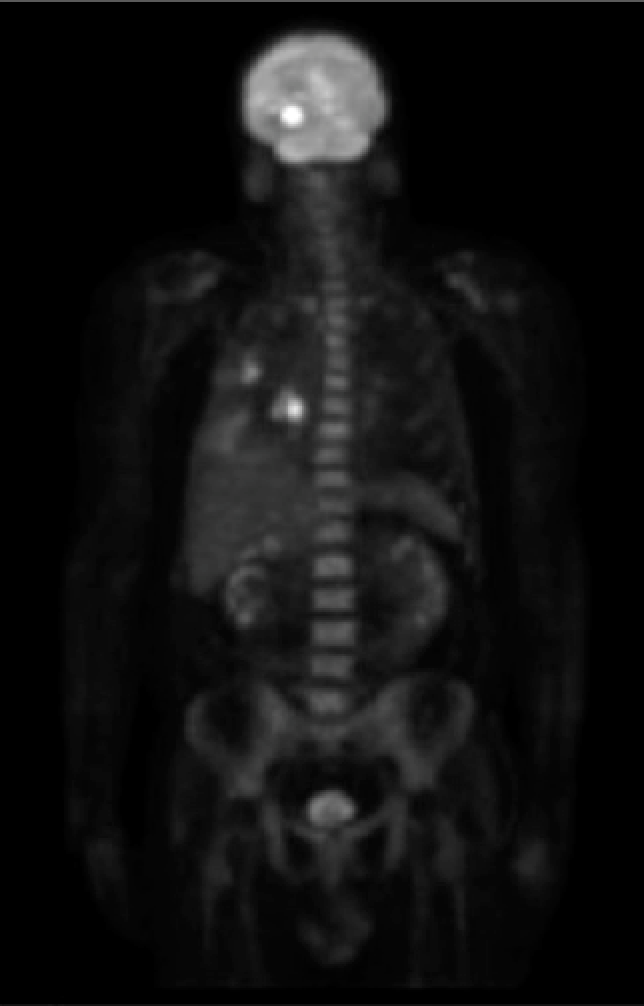
#> input picture clases/Cap05_Mejoramiento/Notebook/pet.png, 644 x 1006 px, found by its file name
$ jupyter execute TRAT05_FiltroHomomorfico.ipynb   (shell and % lines are left out)
#> lines starting #> are read from the running program, lines starting #| are printed output that depends on the picture
[cell 1]
import cv2
import numpy as np
import matplotlib.pyplot as plt
from   matplotlib.colors import LogNorm
from   scipy.fftpack     import fft2,ifft2,fftshift,ifftshift
from   scipy.ndimage     import gaussian_filter
from   scipy.signal      import fftconvolve

[cell 2]
X = cv2.imread('pet.png',0)
#> X: shape (1006, 644); min 0, max 255, mean 16.6
plt.figure(figsize=(30,15))
plt.imshow(X,cmap='gray')
plt.show()

[cell 3]
def plot_spectrum(X_ft,centered=True):
    # A logarithmic colormap
    if centered:
      X_ftc = fftshift(X_ft)
    else:
      X_ftc = X_ft
    plt.figure(figsize=(30,15))
    plt.imshow(np.abs(X_ftc), norm=LogNorm(vmin=5))
    plt.colorbar()

[cell 4]
f = X.astype('double')+1

(N,M) = f.shape
#> N = 1006; M = 644

P = 2*N
#> P = 2012
Q = 2*M
#> Q = 1288

gH = 0.5
gL = 0.2
dg = gH-gL

Do  = 2
Do2 = Do**2
c   = 0.5

D2 = np.zeros((P,Q))

H = D2

for u in range(P):
    for v in range(Q):
        D2[u,v] = ((u-P/2)**2+(v-Q/2)**2)
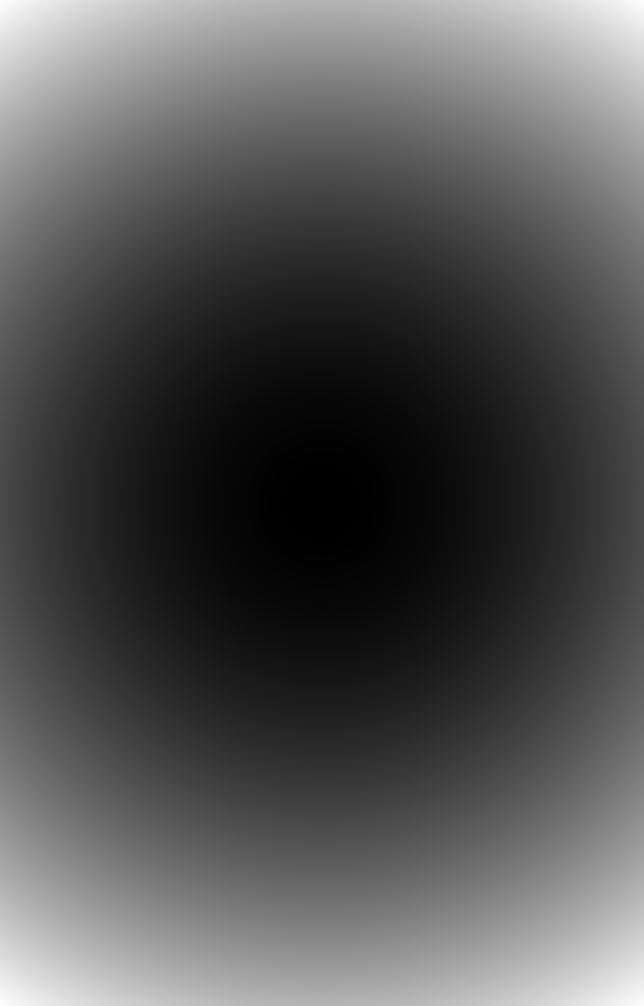
#> D2: shape (2012, 1288) float64 (shown at 1/2 size); min 0, max 1426772, mean 475591; drawn with min black and max white

for u in range(P):
    for v in range(Q):
        H[u,v] = dg*(1-np.exp(-c*D2[u,v]/Do2))+gL

[cell 5]
z = np.log(f)
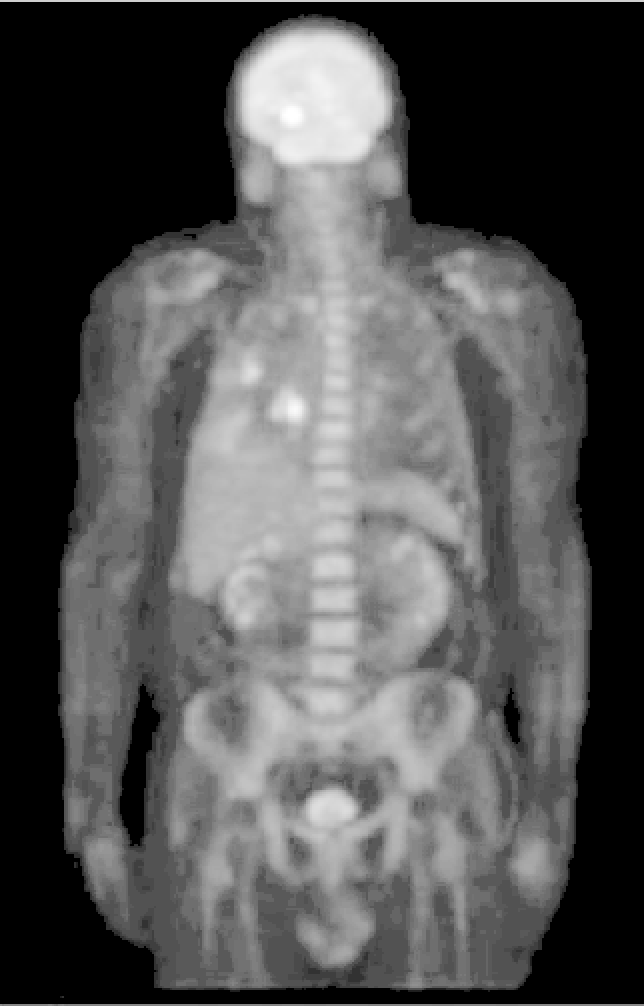
#> z: shape (1006, 644) float64; min 0, max 5.55, mean 1.8; drawn with min black and max white

II = fft2(z, shape=(P,Q), axes=(0, 1))


# Intercambio de cuadrantes
Ipf = fftshift(II)

plot_spectrum(Ipf,centered=False)
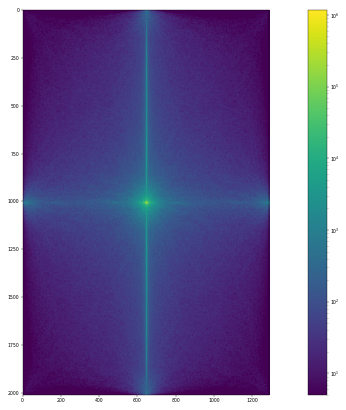
#> figure drawn by matplotlib, 2 panels

[cell 6]
# Convolucion = multiplicacion en el dominio de la frecuencia
It = H*Ipf

plot_spectrum(It,centered=False)

[cell 7]
# Intercambio de cuadrantes
T = ifftshift(It)

# Transformada inversa de fourier
Jp = ifft2(T).real
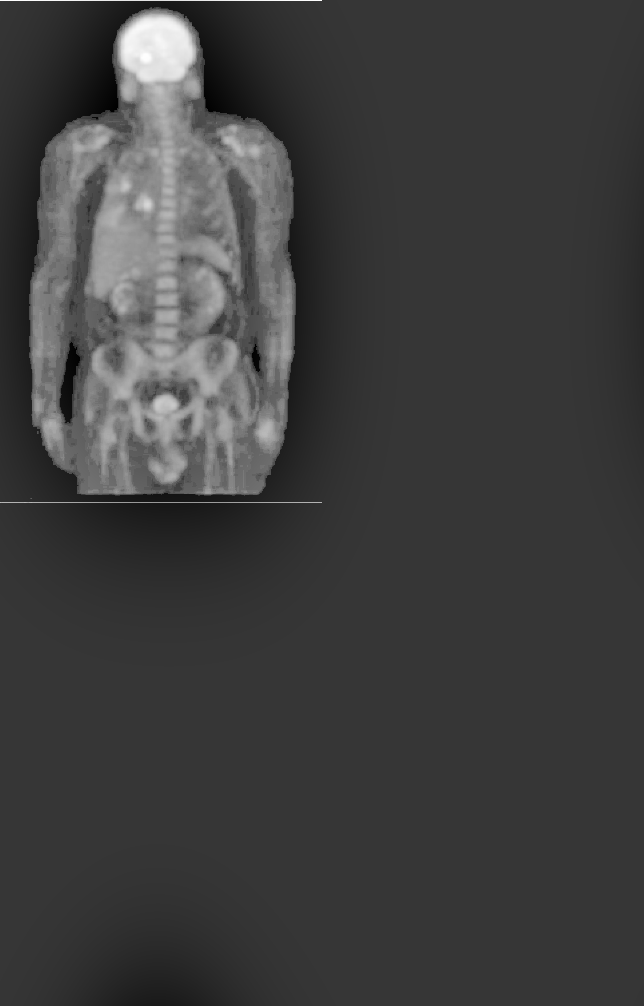
#> Jp: shape (2012, 1288) float64 (shown at 1/2 size); min -0.615, max 2.24, mean 0.0901; drawn with min black and max white

# Eliminacion de parte imaginaria (despreciable aprox = 0) y
# eliminacion de parte correspondiente al zero-padding
s = Jp[0:N,0:M]
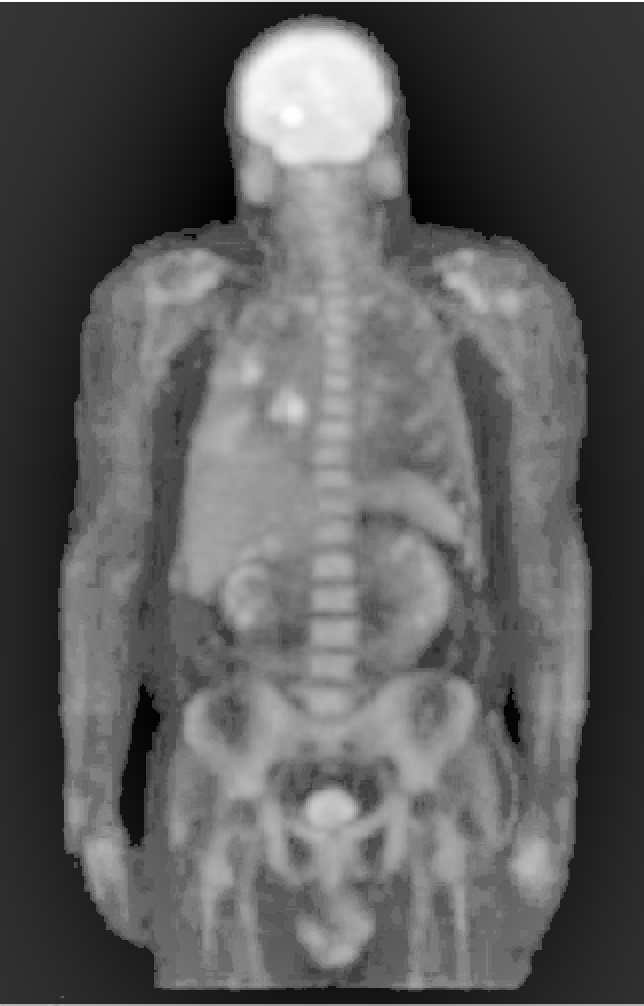
#> s: shape (1006, 644) float64; min -0.615, max 2.24, mean 0.429; drawn with min black and max white

#s = s-np.min(s)+1

J = np.exp(s) #/s
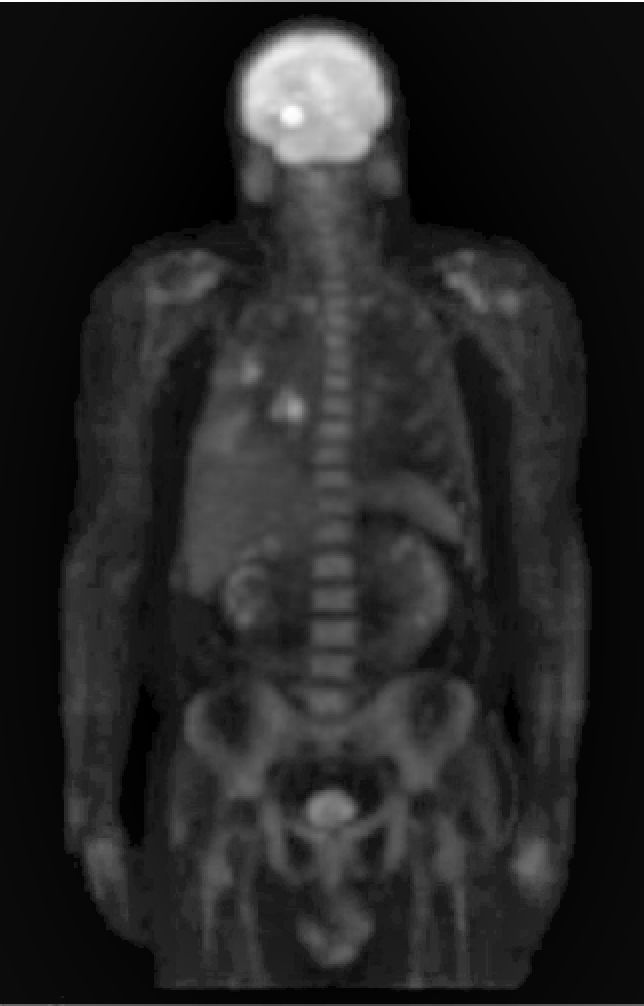
#> J: shape (1006, 644) float64; min 0.54, max 9.39, mean 1.84; drawn with min black and max white
J = J-np.min(J)
J = J/np.max(J)*255
plt.figure(figsize=(30,15))
plt.imshow(J,cmap = 'gray')
plt.show()

[cell 8]
(N,M) = X.shape
Z = np.hstack([X,np.zeros((N,1)),J])
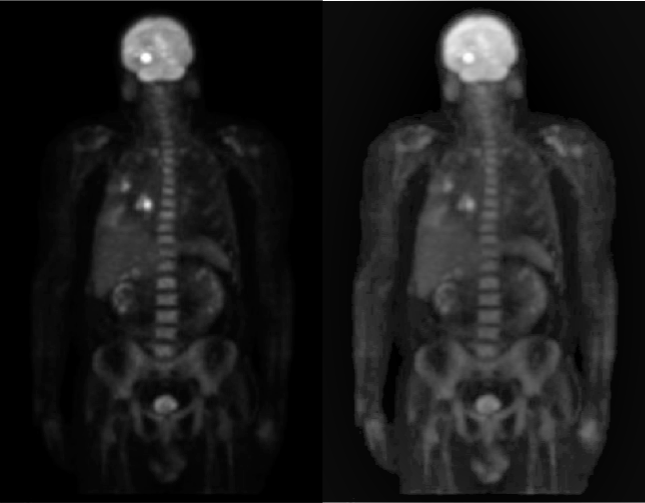
#> Z: shape (1006, 1289) float64 (shown at 1/2 size); min 0, max 255, mean 27.1
plt.figure(figsize=(30,15))
plt.imshow(Z, "gray"), plt.title("original  homomorfico")
plt.show()

[cell 9]
M2 = int(M/2)
#> M2 = 322
Z = np.hstack([X[:,0:M2],np.zeros((N,1)),J[:,M2:M]])
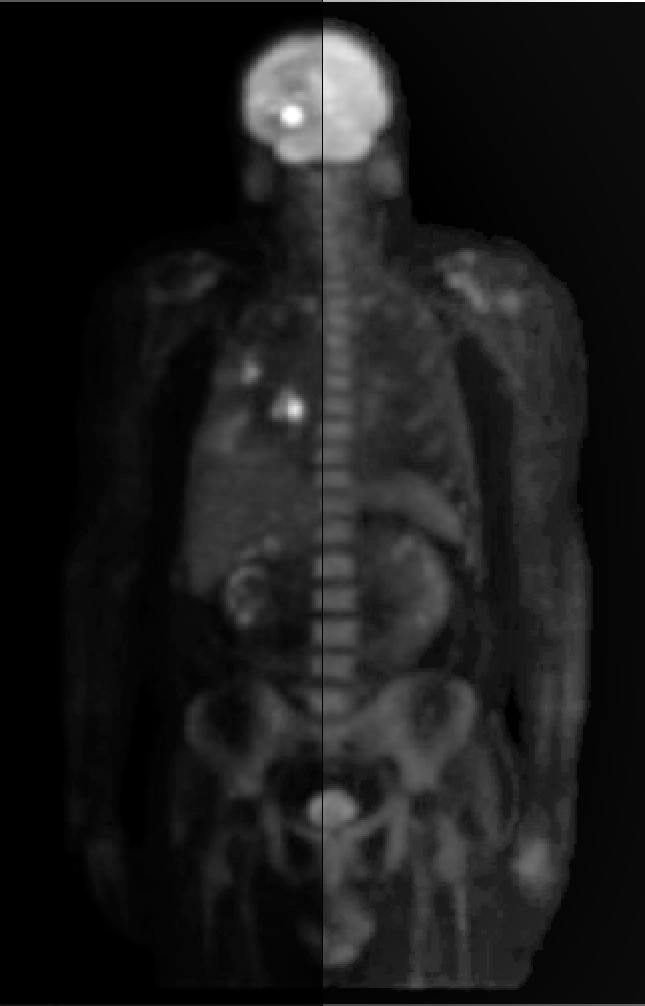
#> Z: shape (1006, 645) float64; min 0, max 255, mean 27.2
plt.figure(figsize=(30,15))
plt.imshow(Z, "gray"), plt.title("50-50% (original | homomorfico)")
plt.show()

$ run again, with clases/Cap05_Mejoramiento/Notebook/Fishbones.bmp saved as clases/Cap05_Mejoramiento/Notebook/pet.png
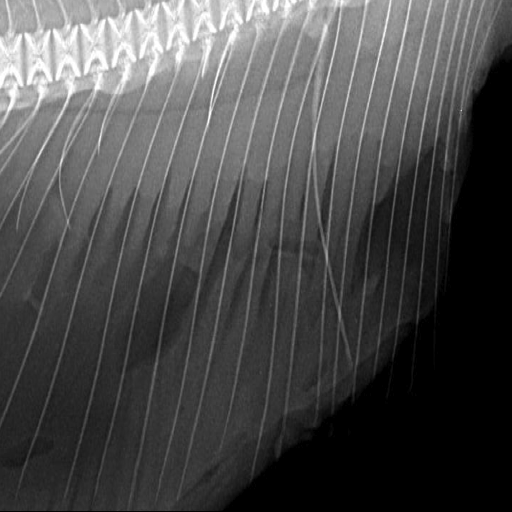
#> input picture clases/Cap05_Mejoramiento/Notebook/Fishbones.bmp, 512 x 512 px, found by its file name
#> X is the input picture: shape (512, 512); min 0, max 255, mean 74.6
#> after the loop `for u in range(P):`:
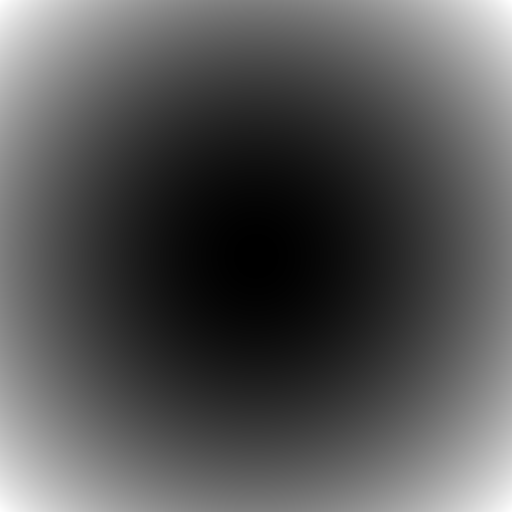
#> D2: shape (1024, 1024) float64 (shown at 1/2 size); min 0, max 524288, mean 174763; drawn with min black and max white
#> `Z = np.hstack([X[:,0:M2],np.zeros((N,1)),J[:,M2:M]])`:
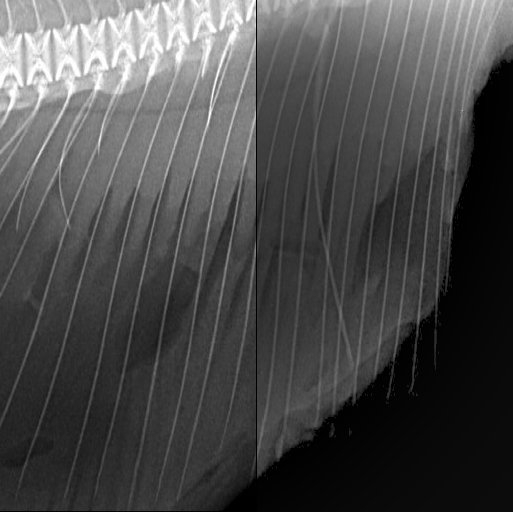
#> Z: shape (512, 513) float64; min 0, max 255, mean 74.7
